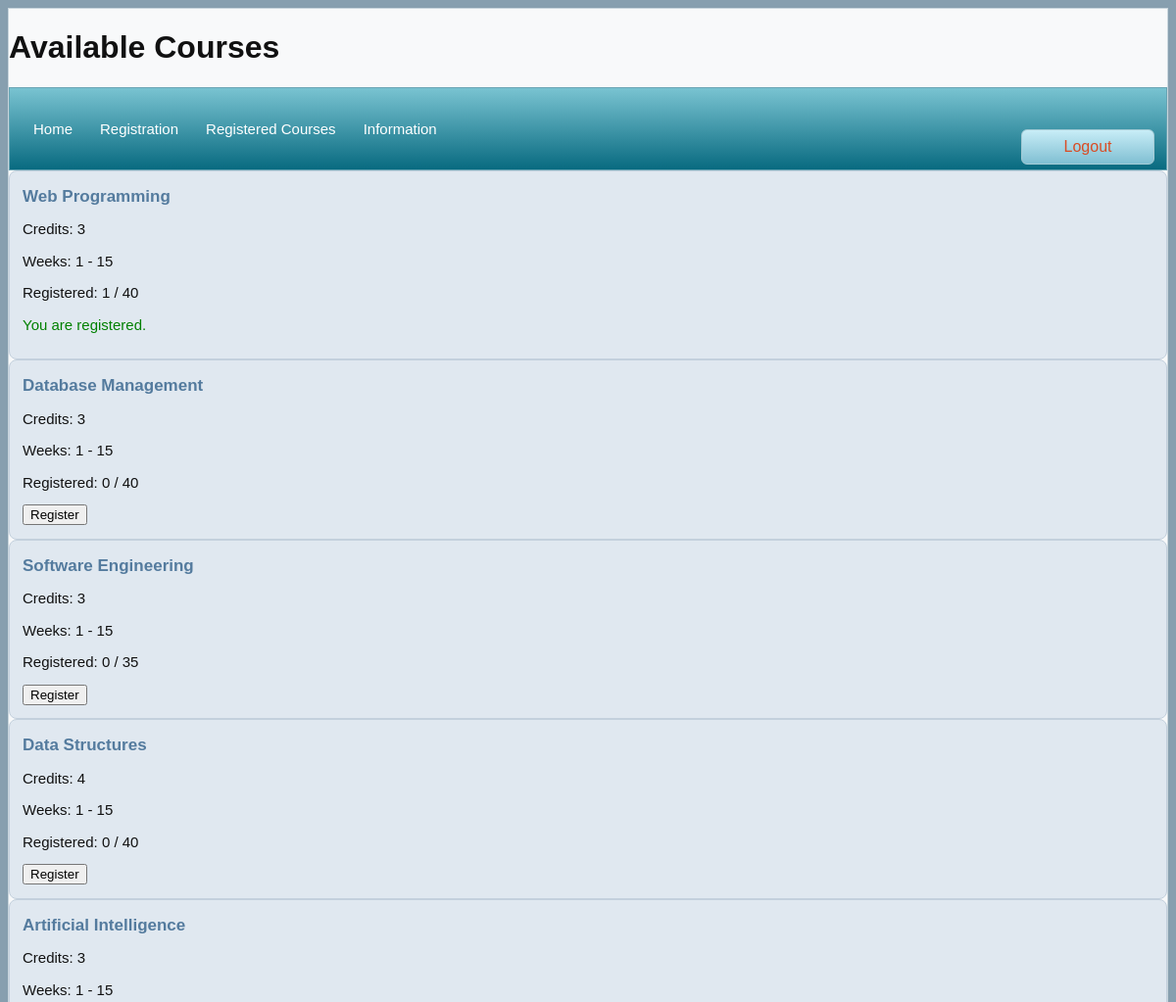
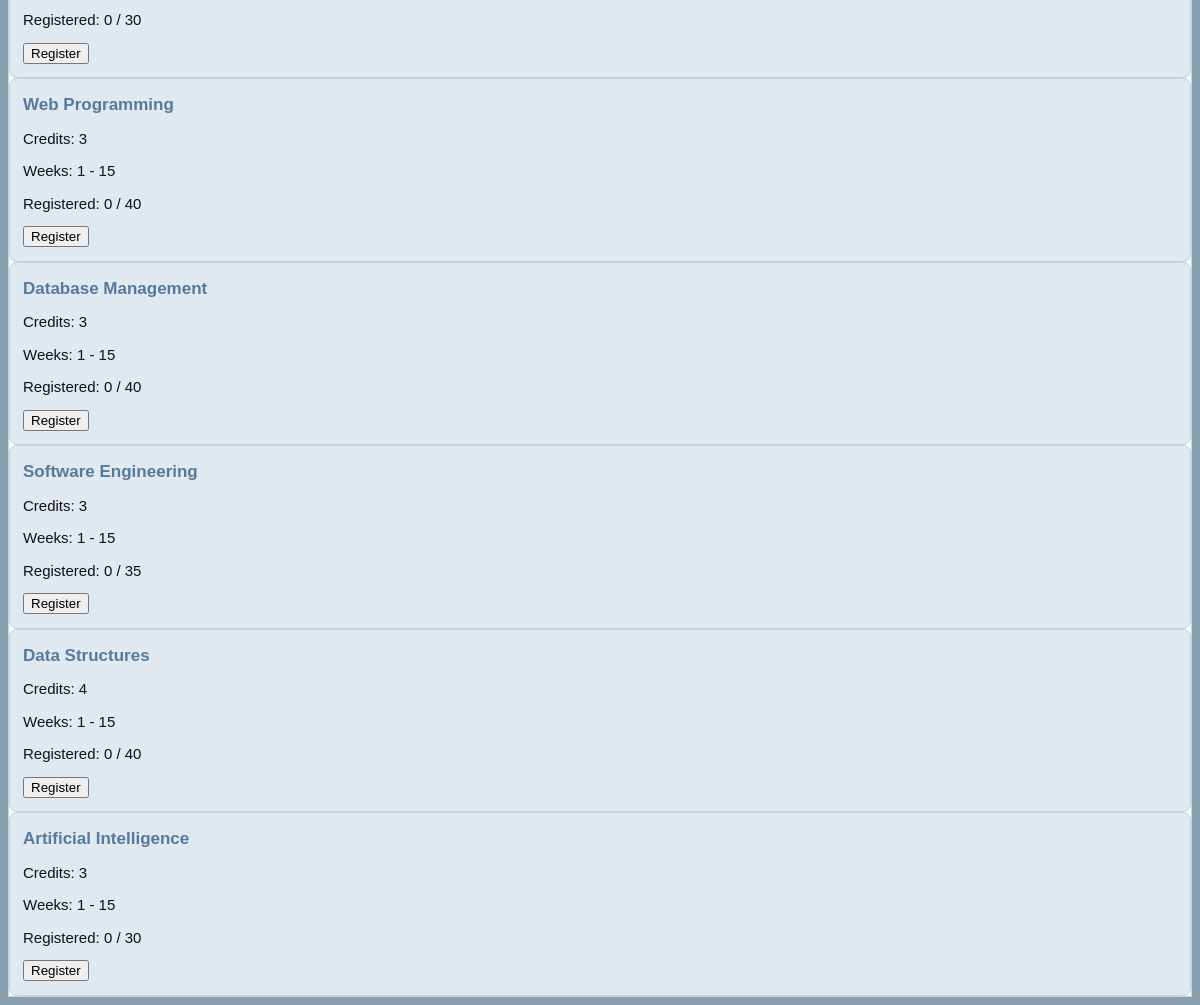
The app's page /course-registration/courses.php (signed in) with its own data (2 pictures, top to bottom).
### tables this page shows
CREATE TABLE `subjects` (
  `SubjectID` int(11) NOT NULL,
  `SubjectName` varchar(150) NOT NULL,
  `Credits` int(11) NOT NULL,
  `MaxStudents` int(11) NOT NULL,
  `StartWeek` int(11) NOT NULL,
  `EndWeek` int(11) NOT NULL
);

### course-registration/courses.php (the view, shortened to what this page needs)
<?php
require_once "auth.php";
$stmt = $conn->prepare("
    SELECT
        s.SubjectID,
        s.SubjectName,
        s.Credits,
        s.MaxStudents,
        s.StartWeek,
        s.EndWeek,
        COUNT(r.RegistrationID) AS RegisteredCount,
        MAX(
            CASE
                WHEN r.AccountID = ? AND r.Status = 'Registered'
                THEN 1
                ELSE 0
            END
        ) AS IsRegistered
    FROM Subjects s
    LEFT JOIN Registrations r
        ON s.SubjectID = r.SubjectID
        AND r.Status = 'Registered'
    GROUP BY
        s.SubjectID,
        s.SubjectName,
        s.Credits,
        s.MaxStudents,
        s.StartWeek,
        s.EndWeek
    ORDER BY s.SubjectID
");
$stmt->execute([$_SESSION["account_id"]]);
$courses = $stmt->fetchAll();
?>
<!DOCTYPE html>
<html lang="en">
<head>
    <link rel="stylesheet" href="css/style.css">
</head>
<body>
<div class="container">
    <h1>Available Courses</h1>
    <nav class="navbar">
        <div class="nav-left">
            <a class="nav-button" href="index.php">Home</a>
            <a class="nav-button" href="courses.php">Registration</a>
            <a class="nav-button" href="registered.php">Registered Courses</a>
            <a class="nav-button" href="information.php">Information</a>
        </div>
        <a class="logout-button" href="logout.php">Logout</a>
    </nav>
    <?php if (count($courses) > 0): ?>
        <?php foreach ($courses as $course): ?>
            <div class="side-box">
                <h3><?= htmlspecialchars($course["SubjectName"]) ?></h3>
                <p>Credits: <?= (int)$course["Credits"] ?></p>
                <p>
                    Weeks:
                    <?= (int)$course["StartWeek"] ?>
                    -
                    <?= (int)$course["EndWeek"] ?>
                </p>
                <p>
                    Registered:
                    <?= (int)$course["RegisteredCount"] ?>
                    /
                    <?= (int)$course["MaxStudents"] ?>
                </p>
                <?php if ($course["IsRegistered"]): ?>
                    <p style="color:green;">You are registered.</p>
                <?php elseif ($course["RegisteredCount"] >= $course["MaxStudents"]): ?>
                    <p style="color:red;">Course is full.</p>
                <?php else: ?>
                    <form method="POST" action="courses.php">
                        <button type="submit">Register</button>
                    </form>
                <?php endif; ?>
            </div>
        <?php endforeach; ?>
    <?php else: ?>
        <p>No courses are currently available.</p>
    <?php endif; ?>
</div>
</body>
</html>

### course-registration/css/style.css (style rules this page uses)
* { box-sizing: border-box; }
body { margin: 0; padding: 8px; background: #879faf; color: #111; font-family: Arial, Helvetica, sans-serif; }
.container { width: min(1668px, 100%); min-height: calc(100vh - 16px); margin: 0 auto; background: #f8f9fa; border: 1px solid #c8d5dc; }
.navbar { min-height: 49px; display: flex; align-items: center; justify-content: space-between; gap: 10px; padding: 5px 12px; background: linear-gradient(#79c3d1, #086a80); border: 1px solid #6aa5b4; }
.nav-left { display: flex; align-items: center; flex-wrap: wrap; gap: 4px; }
.nav-button { display: inline-block; padding: 10px 12px; color: white; text-decoration: none; border-radius: 4px; font-size: 15px; }
.side-box { padding: 13px; background: #e0e8f0; border: 1px solid #c3d0dd; border-radius: 8px; font-size: 15px; line-height: 1.5; }
.side-box h2, .side-box h3 { margin: 0 0 10px; color: #547b9e; font-size: 17px; }
.side-box p { margin: 10px 0; }
.logout-button { display: block; width: 136px; margin: 37px 0 0 auto; padding: 8px; color: #d94d25; text-align: center; text-decoration: none; background: linear-gradient(#c8edf7, #80bfd2); border: 1px solid #a5cbd5; border-radius: 6px; }
button, .button, .register-button { cursor: pointer; }

### records on screen
subjects: SubjectName "Web Programming", Credits "3", StartWeek "1", EndWeek "15", RegisteredCount "1", MaxStudents "40", shows "You are registered."
subjects: SubjectName "Database Management", Credits "3", StartWeek "1", EndWeek "15", RegisteredCount "0", MaxStudents "40"
subjects: SubjectName "Software Engineering", Credits "3", StartWeek "1", EndWeek "15", RegisteredCount "0", MaxStudents "35"
subjects: SubjectName "Data Structures", Credits "4", StartWeek "1", EndWeek "15", RegisteredCount "0", MaxStudents "40"
subjects: SubjectName "Artificial Intelligence", Credits "3", StartWeek "1", EndWeek "15", RegisteredCount "0", MaxStudents "30"
subjects: SubjectName "Web Programming", Credits "3", StartWeek "1", EndWeek "15", RegisteredCount "0", MaxStudents "40"
subjects: SubjectName "Database Management", Credits "3", StartWeek "1", EndWeek "15", RegisteredCount "0", MaxStudents "40"
subjects: SubjectName "Software Engineering", Credits "3", StartWeek "1", EndWeek "15", RegisteredCount "0", MaxStudents "35"
subjects: SubjectName "Data Structures", Credits "4", StartWeek "1", EndWeek "15", RegisteredCount "0", MaxStudents "40"
subjects: SubjectName "Artificial Intelligence", Credits "3", StartWeek "1", EndWeek "15", RegisteredCount "0", MaxStudents "30"
